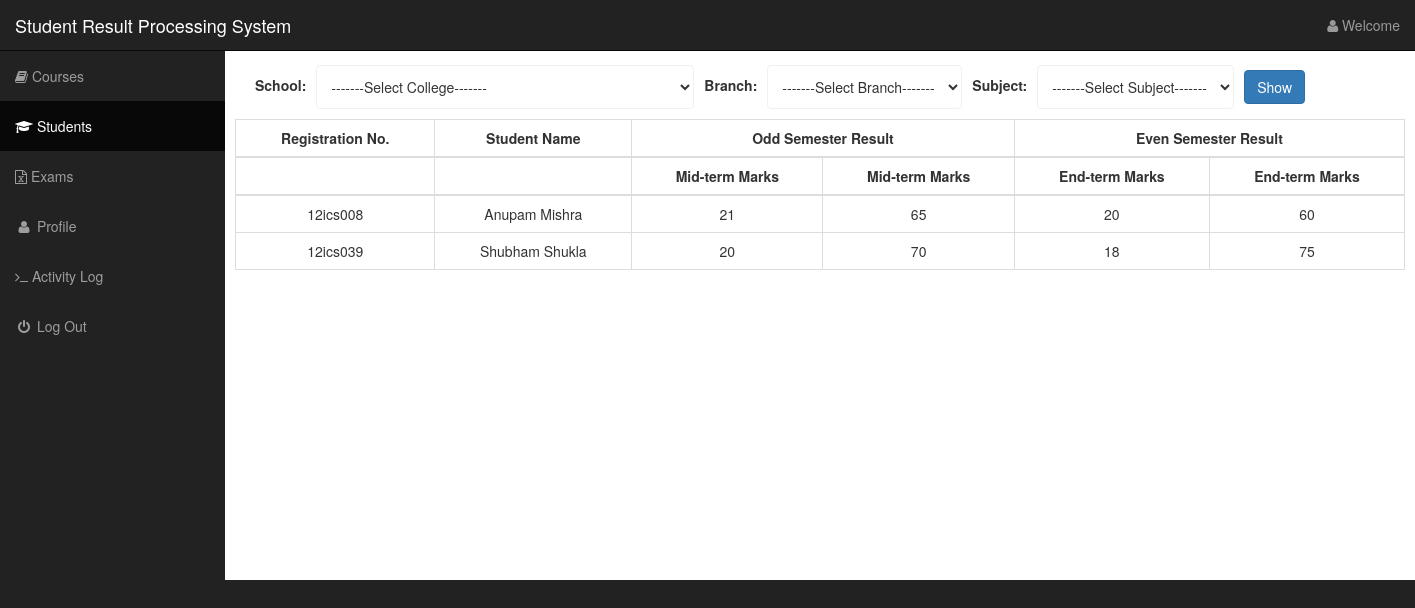
The page /views/student.php on the database its author committed.
### tables this page shows
CREATE TABLE IF NOT EXISTS `student` (
  `regNo` varchar(10) NOT NULL,
  `stuFirstName` text NOT NULL,
  `stuLastName` text NOT NULL,
  `college` varchar(20) NOT NULL,
  `branch` varchar(20) NOT NULL,
  `subject` varchar(10) NOT NULL,
  `oddMidMarks` varchar(2) NOT NULL,
  `oddEndMarks` varchar(2) NOT NULL,
  `evenMidMarks` varchar(2) NOT NULL,
  `evenEndMarks` varchar(2) NOT NULL,
  PRIMARY KEY (`regNo`)
);

### views/student.php (the view, shortened to what this page needs)
<?php
include ("../phpIncludes/connectMySQL.php");
$username = $_SESSION['username'];
$sql_query = "SELECT firstName, lastName FROM users WHERE email='$username'";
$result = $link->query($sql_query);
$rows= mysqli_fetch_array($result);
$fname = $rows['firstName'];
$lname = $rows['lastName'];
?>
<!DOCTYPE html>
<html lang="en">
<head>
    <link href="http://localhost/studentMarks/sideBar/css/bootstrap.min.css" rel="stylesheet">
    <link href="http://localhost/studentMarks/sideBar/css/sb-admin.css" rel="stylesheet">
    <link href="http://localhost/studentMarks/sideBar/css/plugins/morris.css" rel="stylesheet">
    <link href="http://localhost/studentMarks/sideBar/font-awesome/css/font-awesome.min.css" rel="stylesheet" type="text/css">
</head>
<body>
    <div id="wrapper">
        <nav class="navbar navbar-inverse navbar-fixed-top" role="navigation">
            <div class="navbar-header">
                <a class="navbar-brand" href="http://localhost/studentMarks/views/landingPageMain.php">Student Result Processing System</a>
            </div>
            <ul class="nav navbar-right top-nav">
                <li class="dropdown">
                    <a href="#" class="dropdown-toggle" data-toggle="dropdown"><i class="fa fa-user"></i> Welcome <?php echo $fname." ".$lname;?> </a>
                </li>
            </ul>
            <div class="collapse navbar-collapse navbar-ex1-collapse">
                <ul class="nav navbar-nav side-nav">
                    <li>
                        <a href="http://localhost/studentMarks/views/landingPageMain.php" ><i class="fa fa-book"></i>
 Courses</a>
                    </li>
                    <li class="active">
                        <a href="http://localhost/studentMarks/views/student.php"><i class="fa fa-graduation-cap"></i> Students</a>
                    </li>
                    <li>
                        <a href="http://localhost/studentMarks/views/exams.php"><i class="fa fa-file-excel-o"></i> Exams</a>
                    </li>
                                  <li>
                            <a href="http://localhost/studentMarks/views/profile.php"><i class="fa fa-fw fa-user"></i> Profile</a>
                        </li>
                        <li>
                        <a href="http://localhost/studentMarks/views/activity.php"><i class="fa fa-terminal"></i> Activity Log</a>
                    </li>
                                                <li>
                            <a href="http://localhost/studentMarks/views/logout.php"><i class="fa fa-fw fa-power-off"></i> Log Out</a></li>
                </ul>
            </div>
        </nav>
        <div id="page-wrapper">
            <div id="container-fluid">
            <div class="container">
  <div class="row">
    <div class="col-xs-12">
      <div class="table-responsive">
        <table class=".table-striped">
          <tbody>
            <tr>
              <td><label>School:
                    </label></td>
              <td><select required name="school" class = "demoInputBox" onChange="getState(this.value);">
                        <option>-------Select College-------</option>
                     </select></td>
                    <td><label>Branch:</label></td>
              <td><select name="branch" class="demoInputBox">
                <option value="">-------Select Branch-------</option>
                </select></td>
                <td><label>Subject:</label></td>
              <td><select name="subject" class="demoInputBox">
                <option value="">-------Select Subject-------</option>
                </select></td>
                <td><div class= "control-group">
                <button type="submit" class="btn btn-primary btn-large btn-block">Show</button>
                </div></td>
            </tr>
          </tbody>
        </table>
      </div>
    </div>
  </div>
</div>
    <table class="table table-bordered">
        <thead>
            <tr>
              <th>Registration No.</th>
              <th>Student Name</th>
              <th colspan="2" scope='colgroup'>Odd Semester Result</th>
              <th colspan="2" scope='colgroup'>Even Semester Result</th>
            </tr>
            <tr>
                <th></th>
                <th></th>
                <th>Mid-term Marks</th>
                <th>Mid-term Marks</th>
                <th>End-term Marks</th>
                <th>End-term Marks</th>
            </tr>
        </thead>
        <tbody>
        <?php
             $sqlTable = "SELECT regNo,stuFirstName,stuLastName,oddMidMarks,oddEndMarks,evenMidMarks,evenEndMarks FROM student";
             global $link;
                $resultTable = $link -> query($sqlTable);
              if (mysqli_num_rows($resultTable) > 0) {
               while($row2 = mysqli_fetch_array($resultTable)) {
                $reg= $row2['regNo'];
                $sfname =$row2['stuFirstName'];
                $slname = $row2['stuLastName'];
                $omidmark = $row2['oddMidMarks'];
                $oendmark = $row2['oddEndMarks'];
                $emidmark = $row2['evenMidMarks'];
                $eendmark = $row2['evenEndMarks'];
        echo "<tr>";
         echo "<td>"."<center>".$reg."</center>"."</td>";
        echo "<td>"."<center>".$sfname." ".$slname."</center>"."</td>";
        echo "<td>"."<center>".$omidmark."</center>"."</td>";
        echo "<td>"."<center>".$oendmark."</center>"."</td>";
        echo "<td>"."<center>".$emidmark."</center>"."</td>";
        echo "<td>"."<center>".$eendmark."</center>"."</td>";
        echo "</tr>";
    }
}else {
      echo "No rows found!";
}
?>
        </tbody>
    </table>
    <br>
    <br>
    <br>
    <br>
    <br>
    <br>
    <br>
    <br>
    <br>
    <br>
    <br>
    <br>
    <br>
    <br>
            </div>
        </div>
    </div>
</body>
</html>

### sideBar/css/sb-admin.css (style rules this page uses)
body { margin-top: 100px; background-color: #222; }
@media (min-width:768px) { body { margin-top: 50px; } }
#wrapper { padding-left: 0; }
#page-wrapper { width: 100%; padding: 0; background-color: #fff; }
@media (min-width:768px) { #wrapper { padding-left: 225px; } }
@media (min-width:768px) { #page-wrapper { padding: 10px; } }
.top-nav { padding: 0 15px; }
.top-nav>li { display: inline-block; float: left; }
.top-nav>li>a { padding-top: 15px; padding-bottom: 15px; line-height: 20px; color: #999; }
@media (min-width:768px) { .side-nav { position: fixed; top: 51px; left: 225px; width: 225px; margin-left: -225px; border: none; border-radius: 0; overflow-y: auto; background-color: #222; bottom: 0; overflow-x: hidden; padding-bottom: 40px; } }
@media (min-width:768px) { .side-nav>li>a { width: 225px; } }

### views/student.php (style rules this page uses)
.demoInputBox { padding: 10px;border: #F0F0F0 1px solid;border-radius: 4px;background-color: #FFF;width: 100%; }
.row { padding-bottom:5px; }
th { text-align: center; }
td { padding:5px; }

### rows shown on the page
student: regNo "12ics008", stuFirstName "Anupam", stuLastName "Mishra", oddMidMarks "21", oddEndMarks "65", evenMidMarks "20", evenEndMarks "60"
student: regNo "12ics039", stuFirstName "Shubham", stuLastName "Shukla", oddMidMarks "20", oddEndMarks "70", evenMidMarks "18", evenEndMarks "75"
